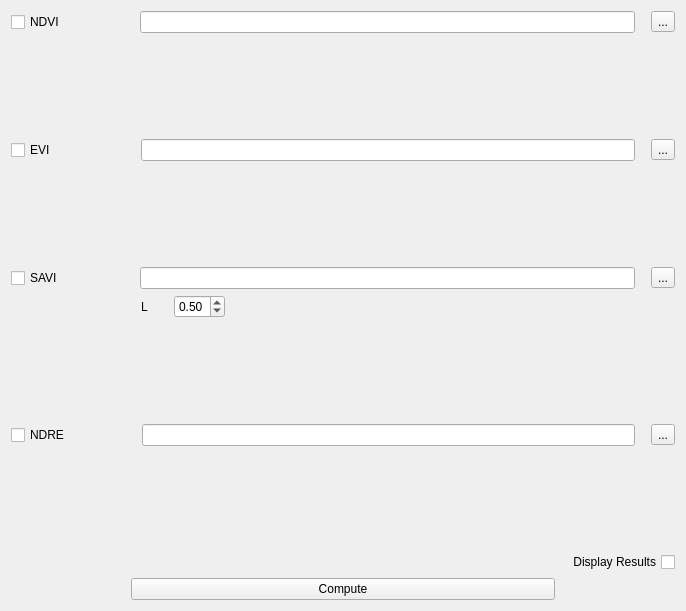
         <widget class="QWidget" name="tab_10">
          <attribute name="title">
           <string>Vegetation</string>
          </attribute>
          <layout class="QGridLayout" name="gridLayout_18">
           <item row="0" column="0">
            <layout class="QGridLayout" name="gridLayout_3">
             <item row="0" column="0">
              <layout class="QHBoxLayout" name="horizontalLayout">
               <item>
                <widget class="QCheckBox" name="checkBox_NDVI">
                 <property name="text">
                  <string>NDVI</string>
                 </property>
                </widget>
               </item>
               <item>
                <widget class="QPushButton" name="pushButton_2">
                 <property name="enabled">
                  <bool>true</bool>
                 </property>
                 <property name="toolTip">
                  <string>&lt;!DOCTYPE HTML PUBLIC &quot;-//W3C//DTD HTML 4.0//EN&quot; &quot;http://www.w3.org/TR/REC-html40/strict.dtd&quot;&gt;
&lt;html&gt;&lt;head&gt;&lt;meta name=&quot;qrichtext&quot; content=&quot;1&quot; /&gt;&lt;style type=&quot;text/css&quot;&gt;
p, li { white-space: pre-wrap; }
&lt;/style&gt;&lt;/head&gt;&lt;body style=&quot; font-family:'MS Shell Dlg 2'; font-size:8pt; font-weight:400; font-style:normal;&quot;&gt;
&lt;p style=&quot; margin-top:0px; margin-bottom:0px; margin-left:0px; margin-right:0px; -qt-block-indent:0; text-indent:0px;&quot;&gt;&lt;span style=&quot; font-family:'Consolas','Courier New','monospace'; font-size:10pt; color:#000000;&quot;&gt;-------------------&lt;/span&gt;&lt;/p&gt;
&lt;p style=&quot; margin-top:0px; margin-bottom:0px; margin-left:0px; margin-right:0px; -qt-block-indent:0; text-indent:0px;&quot;&gt;&lt;span style=&quot; font-family:'Consolas','Courier New','monospace'; font-size:10pt; color:#000000;&quot;&gt;(NIR-RED)/(NIR+RED) &lt;/span&gt;&lt;/p&gt;
&lt;p style=&quot; margin-top:0px; margin-bottom:0px; margin-left:0px; margin-right:0px; -qt-block-indent:0; text-indent:0px;&quot;&gt;&lt;span style=&quot; font-family:'Consolas','Courier New','monospace'; font-size:10pt; color:#000000;&quot;&gt;-------------------&lt;/span&gt;&lt;/p&gt;&lt;/body&gt;&lt;/html&gt;</string>
                 </property>
                 <property name="text">
                  <string/>
                 </property>
                 <property name="icon">
                  <iconset>
                   <normaloff>info.png</normaloff>info.png</iconset>
                 </property>
                 <property name="flat">
                  <bool>true</bool>
                 </property>
                </widget>
               </item>
               <item>
                <spacer name="horizontalSpacer_3">
                 <property name="orientation">
                  <enum>Qt::Horizontal</enum>
                 </property>
                 <property name="sizeType">
                  <enum>QSizePolicy::Fixed</enum>
                 </property>
                 <property name="sizeHint" stdset="0">
                  <size>
                   <width>23</width>
                   <height>20</height>
                  </size>
                 </property>
                </spacer>
               </item>
               <item>
                <widget class="QLineEdit" name="lineEdit_NDVI"/>
               </item>
               <item>
                <spacer name="horizontalSpacer_7">
                 <property name="orientation">
                  <enum>Qt::Horizontal</enum>
                 </property>
                 <property name="sizeType">
                  <enum>QSizePolicy::Fixed</enum>
                 </property>
                 <property name="sizeHint" stdset="0">
                  <size>
                   <width>10</width>
                   <height>20</height>
                  </size>
                 </property>
                </spacer>
               </item>
               <item>
                <widget class="QToolButton" name="toolButton_NDVI">
                 <property name="text">
                  <string>...</string>
                 </property>
                </widget>
               </item>
              </layout>
             </item>
             <item row="5" column="0">
              <layout class="QHBoxLayout" name="horizontalLayout_29">
               <item>
                <spacer name="horizontalSpacer_18">
                 <property name="orientation">
                  <enum>Qt::Horizontal</enum>
                 </property>
                 <property name="sizeType">
                  <enum>QSizePolicy::Fixed</enum>
                 </property>
                 <property name="sizeHint" stdset="0">
                  <size>
                   <width>130</width>
                   <height>20</height>
                  </size>
                 </property>
                </spacer>
               </item>
               <item>
                <widget class="QLabel" name="label_13">
                 <property name="text">
                  <string>L</string>
                 </property>
                </widget>
               </item>
               <item>
                <spacer name="horizontalSpacer_20">
                 <property name="orientation">
                  <enum>Qt::Horizontal</enum>
                 </property>
                 <property name="sizeType">
                  <enum>QSizePolicy::Fixed</enum>
                 </property>
                 <property name="sizeHint" stdset="0">
                  <size>
                   <width>20</width>
                   <height>20</height>
                  </size>
                 </property>
                </spacer>
               </item>
               <item>
                <widget class="QDoubleSpinBox" name="doubleSpinBox_SAVI">
                 <property name="sizePolicy">
                  <sizepolicy hsizetype="Expanding" vsizetype="Fixed">
                   <horstretch>0</horstretch>
                   <verstretch>0</verstretch>
                  </sizepolicy>
                 </property>
                 <property name="maximum">
                  <double>1.000000000000000</double>
                 </property>
                 <property name="singleStep">
                  <double>0.010000000000000</double>
                 </property>
                 <property name="value">
                  <double>0.500000000000000</double>
                 </property>
                </widget>
               </item>
               <item>
                <spacer name="horizontalSpacer_19">
                 <property name="orientation">
                  <enum>Qt::Horizontal</enum>
                 </property>
                 <property name="sizeType">
                  <enum>QSizePolicy::Fixed</enum>
                 </property>
                 <property name="sizeHint" stdset="0">
                  <size>
                   <width>450</width>
                   <height>20</height>
                  </size>
                 </property>
                </spacer>
               </item>
              </layout>
             </item>
             <item row="6" column="0">
              <spacer name="verticalSpacer_11">
               <property name="orientation">
                <enum>Qt::Vertical</enum>
               </property>
               <property name="sizeType">
                <enum>QSizePolicy::Fixed</enum>
               </property>
               <property name="sizeHint" stdset="0">
                <size>
                 <width>20</width>
                 <height>100</height>
                </size>
               </property>
              </spacer>
             </item>
             <item row="10" column="0">
              <layout class="QHBoxLayout" name="horizontalLayout_5">
               <item>
                <spacer name="horizontalSpacer">
                 <property name="orientation">
                  <enum>Qt::Horizontal</enum>
                 </property>
                 <property name="sizeType">
                  <enum>QSizePolicy::Fixed</enum>
                 </property>
                 <property name="sizeHint" stdset="0">
                  <size>
                   <width>120</width>
                   <height>20</height>
                  </size>
                 </property>
                </spacer>
               </item>
               <item>
                <widget class="QPushButton" name="pushButton_computeVegetation">
                 <property name="enabled">
                  <bool>true</bool>
                 </property>
                 <property name="text">
                  <string>Compute</string>
                 </property>
                </widget>
               </item>
               <item>
                <spacer name="horizontalSpacer_2">
                 <property name="orientation">
                  <enum>Qt::Horizontal</enum>
                 </property>
                 <property name="sizeType">
                  <enum>QSizePolicy::Fixed</enum>
                 </property>
                 <property name="sizeHint" stdset="0">
                  <size>
                   <width>120</width>
                   <height>20</height>
                  </size>
                 </property>
                </spacer>
               </item>
              </layout>
             </item>
             <item row="7" column="0">
              <layout class="QHBoxLayout" name="horizontalLayout_6">
               <item>
                <widget class="QCheckBox" name="checkBox_NDRE">
                 <property name="text">
                  <string>NDRE</string>
                 </property>
                </widget>
               </item>
               <item>
                <widget class="QPushButton" name="pushButton_5">
                 <property name="toolTip">
                  <string>&lt;!DOCTYPE HTML PUBLIC &quot;-//W3C//DTD HTML 4.0//EN&quot; &quot;http://www.w3.org/TR/REC-html40/strict.dtd&quot;&gt;
&lt;html&gt;&lt;head&gt;&lt;meta name=&quot;qrichtext&quot; content=&quot;1&quot; /&gt;&lt;style type=&quot;text/css&quot;&gt;
p, li { white-space: pre-wrap; }
&lt;/style&gt;&lt;/head&gt;&lt;body style=&quot; font-family:'MS Shell Dlg 2'; font-size:8pt; font-weight:400; font-style:normal;&quot;&gt;
&lt;p style=&quot; margin-top:0px; margin-bottom:0px; margin-left:0px; margin-right:0px; -qt-block-indent:0; text-indent:0px;&quot;&gt;&lt;span style=&quot; font-family:'Consolas','Courier New','monospace'; font-size:10pt; color:#000000;&quot;&gt;----------------------------&lt;/span&gt;&lt;/p&gt;
&lt;p style=&quot; margin-top:0px; margin-bottom:0px; margin-left:0px; margin-right:0px; -qt-block-indent:0; text-indent:0px;&quot;&gt;&lt;span style=&quot; font-family:'Consolas','Courier New','monospace'; font-size:10pt; color:#000000;&quot;&gt;(NIR-RED_EDGE)/(NIR+RED_EDGE) &lt;/span&gt;&lt;/p&gt;
&lt;p style=&quot; margin-top:0px; margin-bottom:0px; margin-left:0px; margin-right:0px; -qt-block-indent:0; text-indent:0px;&quot;&gt;&lt;span style=&quot; font-family:'Consolas','Courier New','monospace'; font-size:10pt; color:#000000;&quot;&gt;-----------------------------&lt;/span&gt;&lt;/p&gt;&lt;/body&gt;&lt;/html&gt;</string>
                 </property>
                 <property name="text">
                  <string/>
                 </property>
                 <property name="icon">
                  <iconset>
                   <normaloff>info.png</normaloff>info.png</iconset>
                 </property>
                 <property name="flat">
                  <bool>true</bool>
                 </property>
                </widget>
               </item>
               <item>
                <spacer name="horizontalSpacer_6">
                 <property name="orientation">
                  <enum>Qt::Horizontal</enum>
                 </property>
                 <property name="sizeType">
                  <enum>QSizePolicy::Fixed</enum>
                 </property>
                 <property name="sizeHint" stdset="0">
                  <size>
                   <width>20</width>
                   <height>20</height>
                  </size>
                 </property>
                </spacer>
               </item>
               <item>
                <widget class="QLineEdit" name="lineEdit_NDRE"/>
               </item>
               <item>
                <spacer name="horizontalSpacer_10">
                 <property name="orientation">
                  <enum>Qt::Horizontal</enum>
                 </property>
                 <property name="sizeType">
                  <enum>QSizePolicy::Fixed</enum>
                 </property>
                 <property name="sizeHint" stdset="0">
                  <size>
                   <width>10</width>
                   <height>20</height>
                  </size>
                 </property>
                </spacer>
               </item>
               <item>
                <widget class="QToolButton" name="toolButton_NDRE">
                 <property name="text">
                  <string>...</string>
                 </property>
                </widget>
               </item>
              </layout>
             </item>
             <item row="1" column="0">
              <spacer name="verticalSpacer_9">
               <property name="orientation">
                <enum>Qt::Vertical</enum>
               </property>
               <property name="sizeType">
                <enum>QSizePolicy::Fixed</enum>
               </property>
               <property name="sizeHint" stdset="0">
                <size>
                 <width>20</width>
                 <height>100</height>
                </size>
               </property>
              </spacer>
             </item>
             <item row="2" column="0">
              <layout class="QHBoxLayout" name="horizontalLayout_4">
               <item>
                <widget class="QCheckBox" name="checkBox_EVI">
                 <property name="text">
                  <string>EVI</string>
                 </property>
                </widget>
               </item>
               <item>
                <widget class="QPushButton" name="pushButton_3">
                 <property name="toolTip">
                  <string>&lt;!DOCTYPE HTML PUBLIC &quot;-//W3C//DTD HTML 4.0//EN&quot; &quot;http://www.w3.org/TR/REC-html40/strict.dtd&quot;&gt;
&lt;html&gt;&lt;head&gt;&lt;meta name=&quot;qrichtext&quot; content=&quot;1&quot; /&gt;&lt;style type=&quot;text/css&quot;&gt;
p, li { white-space: pre-wrap; }
&lt;/style&gt;&lt;/head&gt;&lt;body style=&quot; font-family:'MS Shell Dlg 2'; font-size:8pt; font-weight:400; font-style:normal;&quot;&gt;
&lt;p style=&quot; margin-top:0px; margin-bottom:0px; margin-left:0px; margin-right:0px; -qt-block-indent:0; text-indent:0px;&quot;&gt;&lt;span style=&quot; font-family:'Consolas','Courier New','monospace'; font-size:10pt; color:#000000;&quot;&gt;------------------------------------&lt;/span&gt;&lt;/p&gt;
&lt;p style=&quot; margin-top:0px; margin-bottom:0px; margin-left:0px; margin-right:0px; -qt-block-indent:0; text-indent:0px;&quot;&gt;&lt;span style=&quot; font-family:'Consolas','Courier New','monospace'; font-size:10pt; color:#000000;&quot;&gt;2.5*(NIR-RED)/(NIR+6*RED-7.5*BLUE+1) &lt;/span&gt;&lt;/p&gt;
&lt;p style=&quot; margin-top:0px; margin-bottom:0px; margin-left:0px; margin-right:0px; -qt-block-indent:0; text-indent:0px;&quot;&gt;&lt;span style=&quot; font-family:'Consolas','Courier New','monospace'; font-size:10pt; color:#000000;&quot;&gt;------------------------------------&lt;/span&gt;&lt;/p&gt;&lt;/body&gt;&lt;/html&gt;</string>
                 </property>
                 <property name="text">
                  <string/>
                 </property>
                 <property name="icon">
                  <iconset>
                   <normaloff>info.png</normaloff>info.png</iconset>
                 </property>
                 <property name="flat">
                  <bool>true</bool>
                 </property>
                </widget>
               </item>
               <item>
                <spacer name="horizontalSpacer_4">
                 <property name="orientation">
                  <enum>Qt::Horizontal</enum>
                 </property>
                 <property name="sizeType">
                  <enum>QSizePolicy::Fixed</enum>
                 </property>
                 <property name="sizeHint" stdset="0">
                  <size>
                   <width>33</width>
                   <height>20</height>
                  </size>
                 </property>
                </spacer>
               </item>
               <item>
                <widget class="QLineEdit" name="lineEdit_EVI"/>
               </item>
               <item>
                <spacer name="horizontalSpacer_8">
                 <property name="orientation">
                  <enum>Qt::Horizontal</enum>
                 </property>
                 <property name="sizeType">
                  <enum>QSizePolicy::Fixed</enum>
                 </property>
                 <property name="sizeHint" stdset="0">
                  <size>
                   <width>10</width>
                   <height>20</height>
                  </size>
                 </property>
                </spacer>
               </item>
               <item>
                <widget class="QToolButton" name="toolButton_EVI">
                 <property name="text">
                  <string>...</string>
                 </property>
                </widget>
               </item>
              </layout>
             </item>
             <item row="3" column="0">
              <spacer name="verticalSpacer_10">
               <property name="orientation">
                <enum>Qt::Vertical</enum>
               </property>
               <property name="sizeType">
                <enum>QSizePolicy::Fixed</enum>
               </property>
               <property name="sizeHint" stdset="0">
                <size>
                 <width>20</width>
                 <height>100</height>
                </size>
               </property>
              </spacer>
             </item>
             <item row="4" column="0">
              <layout class="QHBoxLayout" name="horizontalLayout_3">
               <item>
                <widget class="QCheckBox" name="checkBox_SAVI">
                 <property name="text">
                  <string>SAVI</string>
                 </property>
                </widget>
               </item>
               <item>
                <widget class="QPushButton" name="pushButton_4">
                 <property name="toolTip">
                  <string>&lt;!DOCTYPE HTML PUBLIC &quot;-//W3C//DTD HTML 4.0//EN&quot; &quot;http://www.w3.org/TR/REC-html40/strict.dtd&quot;&gt;
&lt;html&gt;&lt;head&gt;&lt;meta name=&quot;qrichtext&quot; content=&quot;1&quot; /&gt;&lt;style type=&quot;text/css&quot;&gt;
p, li { white-space: pre-wrap; }
&lt;/style&gt;&lt;/head&gt;&lt;body style=&quot; font-family:'MS Shell Dlg 2'; font-size:8pt; font-weight:400; font-style:normal;&quot;&gt;
&lt;p style=&quot; margin-top:0px; margin-bottom:0px; margin-left:0px; margin-right:0px; -qt-block-indent:0; text-indent:0px;&quot;&gt;&lt;span style=&quot; font-family:'Consolas','Courier New','monospace'; font-size:10pt; color:#000000;&quot;&gt;---------------------------&lt;/span&gt;&lt;/p&gt;
&lt;p style=&quot; margin-top:0px; margin-bottom:0px; margin-left:0px; margin-right:0px; -qt-block-indent:0; text-indent:0px;&quot;&gt;&lt;span style=&quot; font-family:'Consolas','Courier New','monospace'; font-size:10pt; color:#000000;&quot;&gt;(NIR-RED)/(NIR+RED+L)*(1+L) &lt;/span&gt;&lt;/p&gt;
&lt;p style=&quot; margin-top:0px; margin-bottom:0px; margin-left:0px; margin-right:0px; -qt-block-indent:0; text-indent:0px;&quot;&gt;&lt;span style=&quot; font-family:'Consolas','Courier New','monospace'; font-size:10pt; color:#000000;&quot;&gt;---------------------------&lt;/span&gt;&lt;/p&gt;&lt;/body&gt;&lt;/html&gt;</string>
                 </property>
                 <property name="text">
                  <string/>
                 </property>
                 <property name="icon">
                  <iconset>
                   <normaloff>info.png</normaloff>info.png</iconset>
                 </property>
                 <property name="flat">
                  <bool>true</bool>
                 </property>
                </widget>
               </item>
               <item>
                <spacer name="horizontalSpacer_5">
                 <property name="orientation">
                  <enum>Qt::Horizontal</enum>
                 </property>
                 <property name="sizeType">
                  <enum>QSizePolicy::Fixed</enum>
                 </property>
                 <property name="sizeHint" stdset="0">
                  <size>
                   <width>25</width>
                   <height>20</height>
                  </size>
                 </property>
                </spacer>
               </item>
               <item>
                <widget class="QLineEdit" name="lineEdit_SAVI"/>
               </item>
               <item>
                <spacer name="horizontalSpacer_9">
                 <property name="orientation">
                  <enum>Qt::Horizontal</enum>
                 </property>
                 <property name="sizeType">
                  <enum>QSizePolicy::Fixed</enum>
                 </property>
                 <property name="sizeHint" stdset="0">
                  <size>
                   <width>10</width>
                   <height>20</height>
                  </size>
                 </property>
                </spacer>
               </item>
               <item>
                <widget class="QToolButton" name="toolButton_SAVI">
                 <property name="text">
                  <string>...</string>
                 </property>
                </widget>
               </item>
              </layout>
             </item>
             <item row="9" column="0">
              <layout class="QHBoxLayout" name="horizontalLayout_7">
               <item>
                <spacer name="horizontalSpacer_11">
                 <property name="orientation">
                  <enum>Qt::Horizontal</enum>
                 </property>
                 <property name="sizeHint" stdset="0">
                  <size>
                   <width>60</width>
                   <height>20</height>
                  </size>
                 </property>
                </spacer>
               </item>
               <item alignment="Qt::AlignRight">
                <widget class="QCheckBox" name="checkBox_vegetation_display">
                 <property name="layoutDirection">
                  <enum>Qt::RightToLeft</enum>
                 </property>
                 <property name="text">
                  <string>Display Results</string>
                 </property>
                </widget>
               </item>
              </layout>
             </item>
             <item row="8" column="0">
              <spacer name="verticalSpacer_12">
               <property name="orientation">
                <enum>Qt::Vertical</enum>
               </property>
               <property name="sizeType">
                <enum>QSizePolicy::Fixed</enum>
               </property>
               <property name="sizeHint" stdset="0">
                <size>
                 <width>20</width>
                 <height>100</height>
                </size>
               </property>
              </spacer>
             </item>
            </layout>
           </item>
          </layout>
         </widget>
